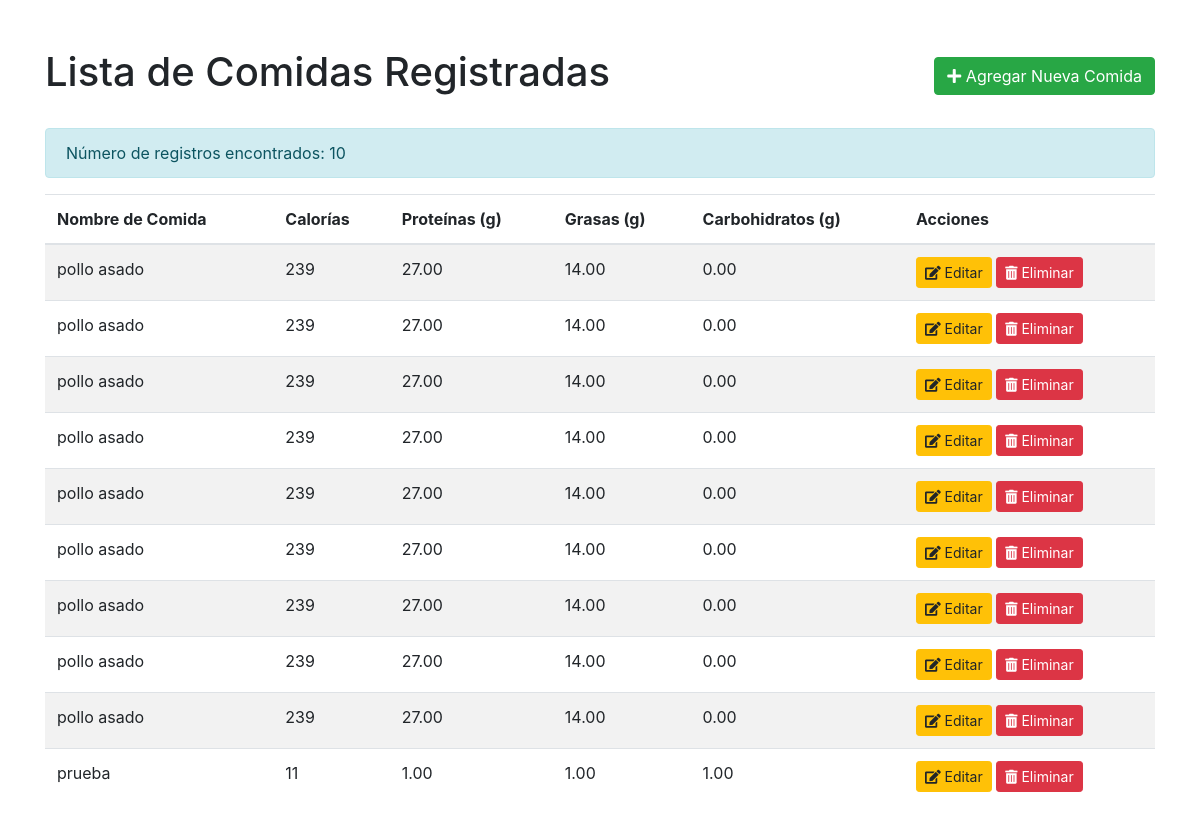
Before: /controlpesos/controlpesos/ with the older database file.
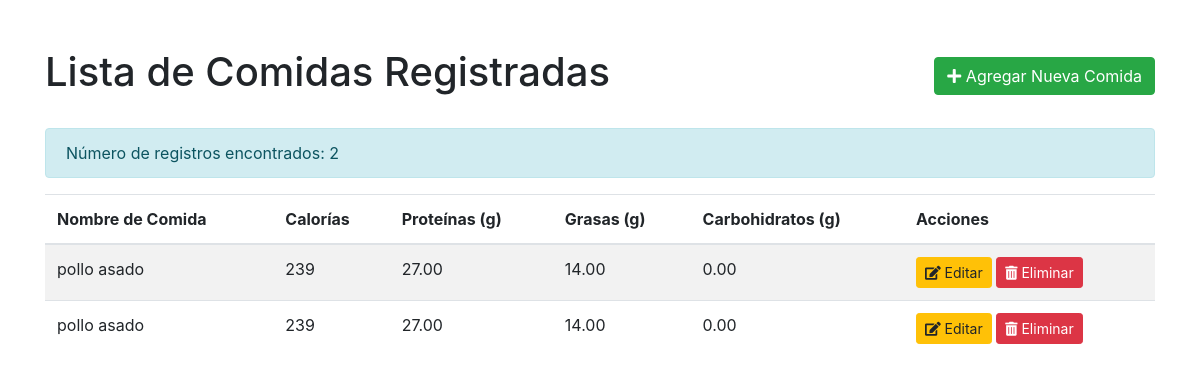
After: the same page with the newer database file.
### rutinas/models.py (models this page shows, shortened)
class Nutricion(models.Model):
    nombre_comida = models.CharField(max_length=100)
    calorias = models.IntegerField()
    proteinas = models.DecimalField(max_digits=5, decimal_places=2)
    grasas = models.DecimalField(max_digits=5, decimal_places=2)
    carbohidratos = models.DecimalField(max_digits=5, decimal_places=2)

### control_de_pesos/views.py (the view)
# urls.py: path('controlpesos/', views.ver_nutriciones, name='index'),
def ver_nutriciones(request):
    nutriciones = Nutricion.objects.all().order_by('nombre_comida')
    print(f"Cantidad de nutriciones encontradas: {nutriciones.count()}")
    for nutricion in nutriciones:
        print(f"Nutrición: {nutricion.nombre_comida}, Calorías: {nutricion.calorias}")
    return render(request, 'ver_nutriciones.html', {
        'nutriciones': nutriciones
    })

### templates/ver_nutriciones.html (shortened to what this page needs)
<!DOCTYPE html>
<html lang="es">
<head>
    <link rel="stylesheet" href="https://stackpath.bootstrapcdn.com/bootstrap/4.5.2/css/bootstrap.min.css">
    <link rel="stylesheet" href="https://cdnjs.cloudflare.com/ajax/libs/font-awesome/5.15.4/css/all.min.css">
</head>
<body>
    <div class="container mt-5">
        <div class="d-flex justify-content-between align-items-center mb-4">
            <h1>Lista de Comidas Registradas</h1>
            <a href="{% url 'controlpesos:agregar_comidas' %}" class="btn btn-success">
                <i class="fas fa-plus"></i> Agregar Nueva Comida
            </a>
        </div>
        {% if nutriciones %}
            <div class="alert alert-info">
                Número de registros encontrados: {{ nutriciones|length }}
            </div>
            <table class="table table-striped">
                <thead>
                    <tr>
                        <th>Nombre de Comida</th>
                        <th>Calorías</th>
                        <th>Proteínas (g)</th>
                        <th>Grasas (g)</th>
                        <th>Carbohidratos (g)</th>
                        <th>Acciones</th>
                    </tr>
                </thead>
                <tbody>
                    {% for nutricion in nutriciones %}
                        <tr>
                            <td>{{ nutricion.nombre_comida }}</td>
                            <td>{{ nutricion.calorias }}</td>
                            <td>{{ nutricion.proteinas }}</td>
                            <td>{{ nutricion.grasas }}</td>
                            <td>{{ nutricion.carbohidratos }}</td>
                            <td>
                                <a href="{% url 'mycoach:editar_plan_nutricional' nutricion.id %}" class="btn btn-warning btn-sm">
                                    <i class="fas fa-edit"></i> Editar
                                </a>
                                <button type="button" class="btn btn-danger btn-sm" data-toggle="modal" data-target="#deleteModal{{ nutricion.id }}">
                                    <i class="fas fa-trash-alt"></i> Eliminar
                                </button>
                            </td>
                        </tr>
                    {% endfor %}
                </tbody>
            </table>
        {% else %}
            <div class="alert alert-warning">
                No hay comidas registradas. <a href="{% url 'controlpesos:agregar_comidas' %}" class="alert-link">¡Agrega una ahora!</a>
            </div>
        {% endif %}
    </div>
</body>
</html>

Changed rows visible on the page:
removed Nutricion: nombre_comida "pollo asado", calorias "239", proteinas "27.00", grasas "14.00", carbohidratos "0.00"
removed Nutricion: nombre_comida "pollo asado", calorias "239", proteinas "27.00", grasas "14.00", carbohidratos "0.00"
removed Nutricion: nombre_comida "pollo asado", calorias "239", proteinas "27.00", grasas "14.00", carbohidratos "0.00"
removed Nutricion: nombre_comida "pollo asado", calorias "239", proteinas "27.00", grasas "14.00", carbohidratos "0.00"
removed Nutricion: nombre_comida "pollo asado", calorias "239", proteinas "27.00", grasas "14.00", carbohidratos "0.00"
removed Nutricion: nombre_comida "pollo asado", calorias "239", proteinas "27.00", grasas "14.00", carbohidratos "0.00"
removed Nutricion: nombre_comida "pollo asado", calorias "239", proteinas "27.00", grasas "14.00", carbohidratos "0.00"
removed Nutricion: nombre_comida "prueba", calorias "11", proteinas "1.00", grasas "1.00", carbohidratos "1.00"
Other visible differences:
{{ nutriciones|length }}: "10" → "2"
